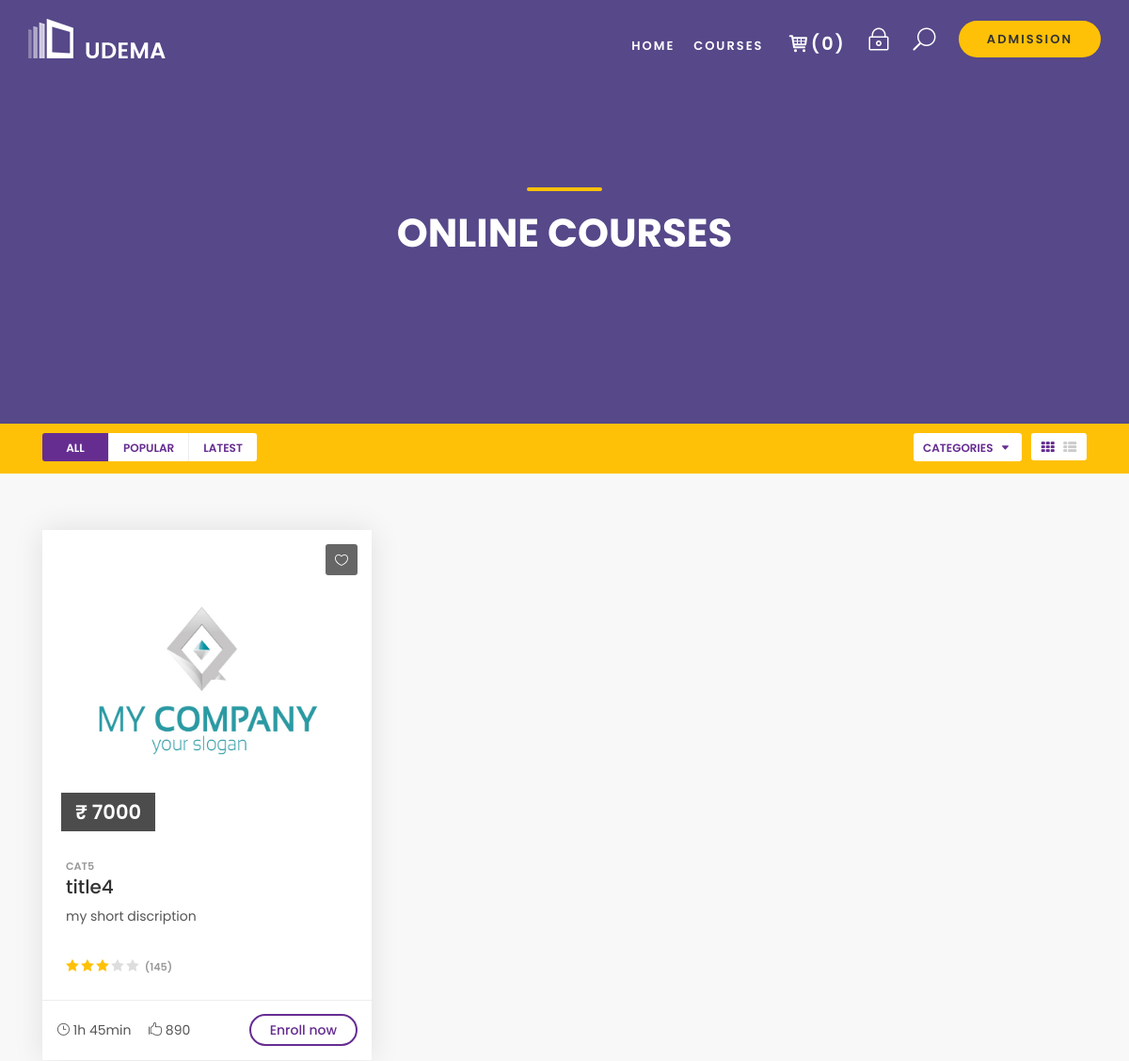
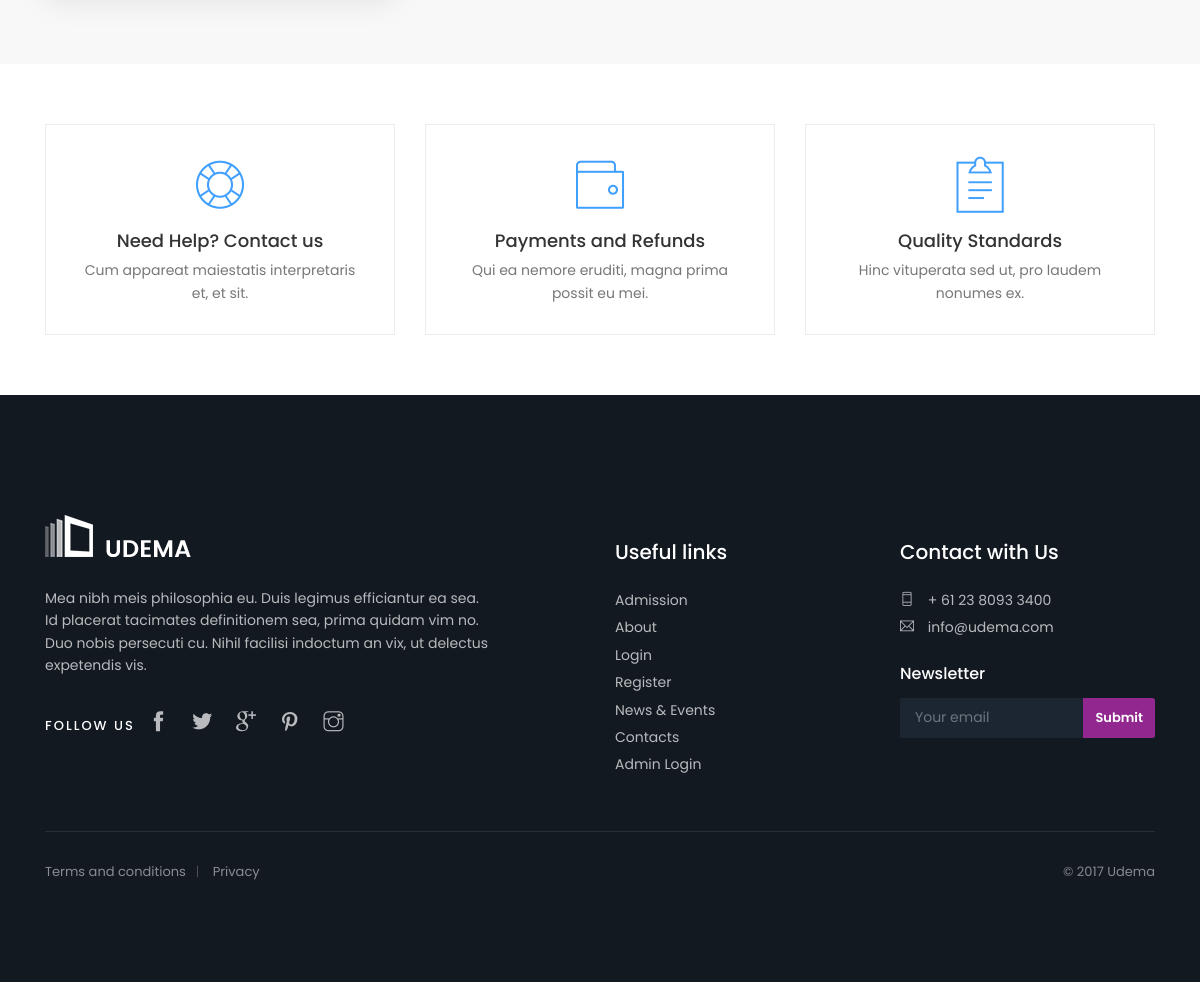
The app's page /categories.php?id=3 with its own data (2 pictures, top to bottom).
### tables this page shows
CREATE TABLE `product` (
  `id` int(11) NOT NULL,
  `tuitor` int(11) NOT NULL,
  `cour_status` int(11) NOT NULL,
  `title` text NOT NULL,
  `qty` text NOT NULL,
  `price` int(11) NOT NULL,
  `mrp` int(11) NOT NULL,
  `duration` text NOT NULL,
  `categories_id` int(11) NOT NULL,
  `image` text NOT NULL,
  `short_desc` text NOT NULL,
  `description` text NOT NULL,
  `status` int(11) NOT NULL
);

CREATE TABLE `categories` (
  `id` int(11) NOT NULL,
  `tuitor` int(11) NOT NULL,
  `categories` text NOT NULL,
  `status` int(11) NOT NULL
);

### functions.php (called while the page is built, shortened)
<?php
function get_product($con,$limit='',$cat_id='',$product_id='',$search_str='',$sort_order='',$is_best_seller='',$sub_categories=''){
	$sql="select product.*,categories.categories from product,categories where product.status=1 and product.cour_status=1 ";
	if($cat_id!=''){
		$sql.=" and product.categories_id=$cat_id ";
	}
	$sql.=" and product.categories_id=categories.id ";
	if($sort_order!=''){
		$sql.=$sort_order;
	}else{
		$sql.=" order by product.id desc ";
	}
	$res=mysqli_query($con,$sql);
	$data=array();
	while($row=mysqli_fetch_assoc($res)){
		$data[]=$row;
	}
	return $data;
}
?>

### categories.php (the view, shortened to what this page needs)
<?php
require('top.php');
if(isset($_GET['id']) && $_GET['id']!=''){
	$cat_id=mysqli_real_escape_string($con,$_GET['id']);
	if($cat_id>0){
		$get_product=get_product($con,'',$cat_id);
	}else{
		?>
		<script>
		window.location.href='index.php';
		</script>
		<?php
	}
}else{
	?>
	<script>
	window.location.href='index.php';
	</script>
	<?php
}
?>
<main>
		<section id="hero_in" class="courses">
			<div class="wrapper">
				<div class="container">
					<h1 class="fadeInUp"><span></span>Online courses</h1>
				</div>
			</div>
		</section>
		<div class="filters_listing sticky_horizontal">
			<div class="container">
				<ul class="clearfix">
					<li>
						<div class="switch-field">
							<label for="all">All</label>
							<label for="popular">Popular</label>
							<label for="latest">Latest</label>
						</div>
					</li>
					<li>
						<div class="layout_view">
							<a href="#0" class="active"><i class="icon-th"></i></a>
							<a href="courses-list.php"><i class="icon-th-list"></i></a>
						</div>
					</li>
					<li >
					</li>
						</ul>
			</div>
		</div>
        <?php if(count($get_product)>0){?>
		<div class="container margin_60_35">
			<div class="row">
            <?php
										foreach($get_product as $list){
										?>
				<div class="col-xl-4 col-lg-6 col-md-6">
					<div class="box_grid wow">
						<figure class="block-reveal">
							<a href="#0" class="wish_bt"></a>
							<a href="product.php?id=<?php echo $list['id']?>"><img style="height: 40vh; width:100%;" src="<?php echo PRODUCT_IMAGE_SITE_PATH.$list['image']?>" class="img-fluid" alt=""></a>
							<div class="price">&#x20B9; <?php echo $list['price']?></div>
						</figure>
						<div class="wrapper">
							<small> <?php echo $list['categories']?> </small>
							<h3><?php echo $list['title']?></h3>
							<p><?php echo $list['short_desc']?></p>
							<div class="rating"><i class="icon_star voted"></i><i class="icon_star voted"></i><i class="icon_star voted"></i><i class="icon_star"></i><i class="icon_star"></i> <small>(145)</small></div>
						</div>
						<ul>
							<li><i class="icon_clock_alt"></i> <?php echo $list['duration']?></li>
							<li><i class="icon_like"></i> 890</li>
							<li><a href="product.php?id=<?php echo $list['id']?>">Enroll now</a></li>
						</ul>
					</div>
				</div>
							<?php }?>
			</div>
		</div>
        <?php } else {
						echo "Data not found";
					} ?>
		<div class="bg_color_1">
			<div class="container margin_60_35">
				<div class="row">
					<div class="col-md-4">
						<a href="#0" class="boxed_list">
							<i class="pe-7s-help2"></i>
							<h4>Need Help? Contact us</h4>
							<p>Cum appareat maiestatis interpretaris et, et sit.</p>
						</a>
					</div>
					<div class="col-md-4">
						<a href="#0" class="boxed_list">
							<i class="pe-7s-wallet"></i>
							<h4>Payments and Refunds</h4>
							<p>Qui ea nemore eruditi, magna prima possit eu mei.</p>
						</a>
					</div>
					<div class="col-md-4">
						<a href="#0" class="boxed_list">
							<i class="pe-7s-note2"></i>
							<h4>Quality Standards</h4>
							<p>Hinc vituperata sed ut, pro laudem nonumes ex.</p>
						</a>
					</div>
				</div>
			</div>
		</div>
	</main>
<?php require('footer.php')?>

### records on screen
product: image (picture), price "7000", categories.categories "CAT5", title "title4", short_desc "my short discription", duration "1h 45min"

### other values on screen
$totalProduct "0"
